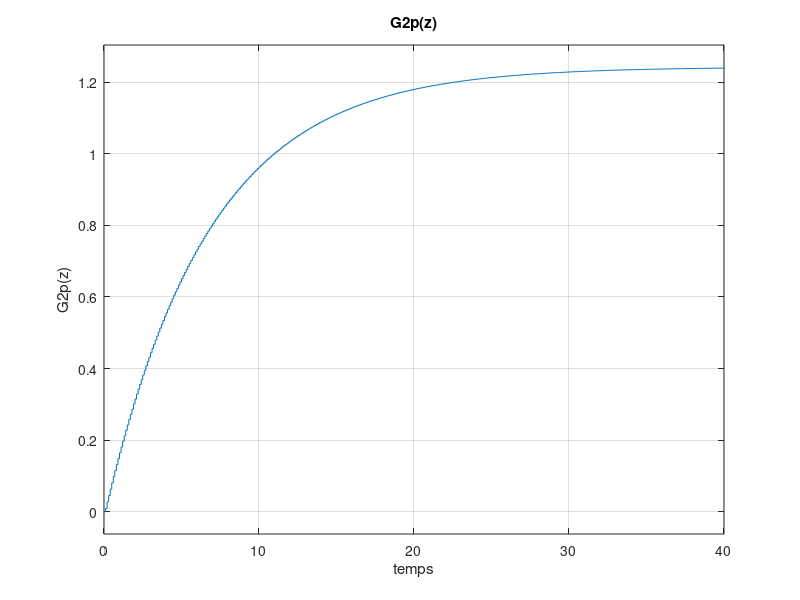
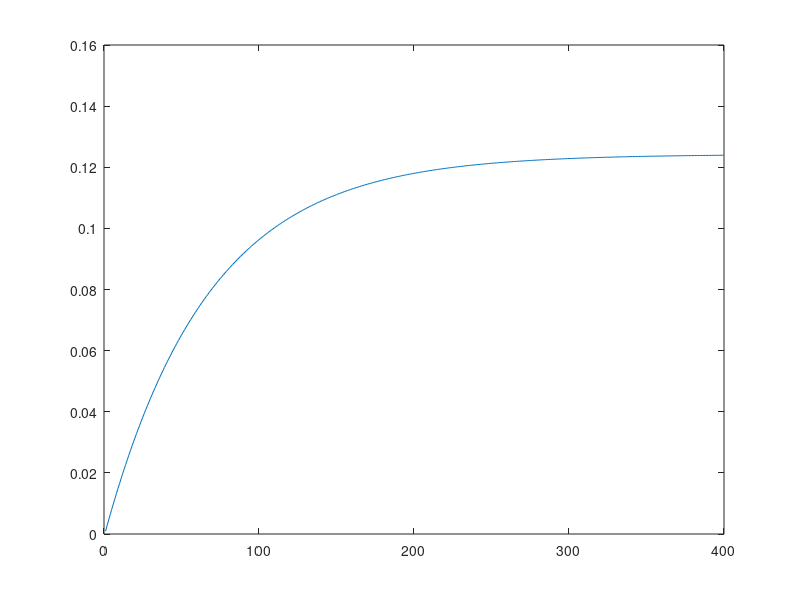
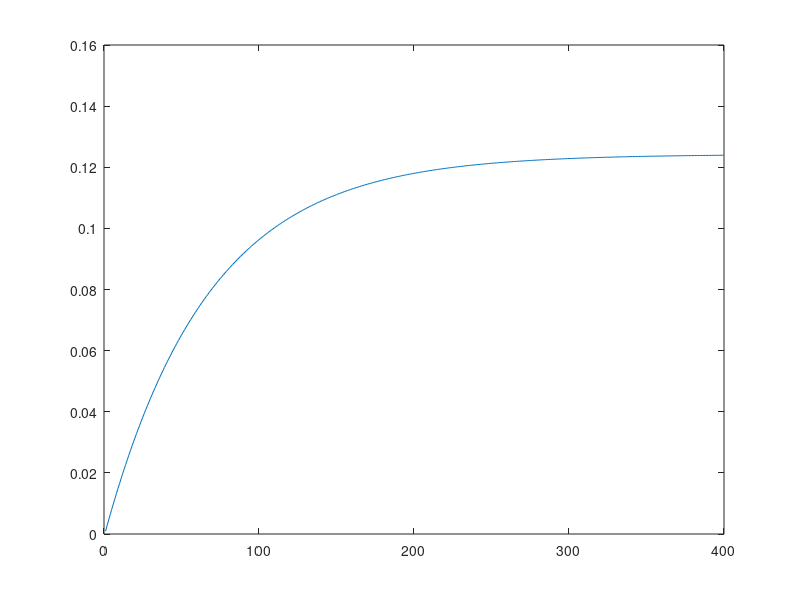
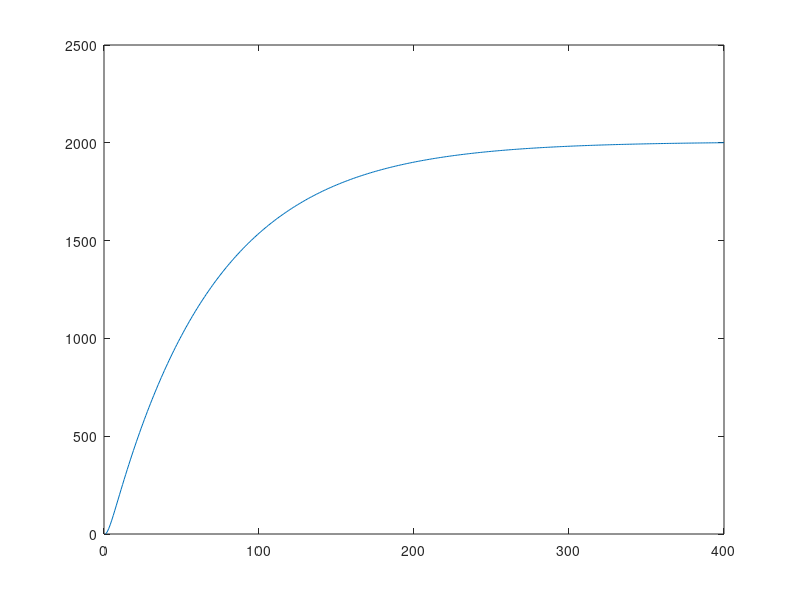

Reproduce these figures in MATLAB, in order.
clc;
clear;
close all;
%F1
T = 1/10;
K=0.5;
J=0.009;
R=3.4;
r=0.0125;
L=0.47;
d=0.15;
Km=150;
a=0.5*(K^2/(J*R));
Gm=tf([K/(J*R)], [1, K^2/(J*R), 0]);
C0 = tf([Km, Km*a], 1);
Gb = tf([(5/7)*9.81*(r/L)],[1, d, 0]);
Gth=feedback(C0*Gm,1);
%Gth=minreal(Gth,0.0001);
G = Gth*Gb;

%F2

%F3
G1pz =c2d(G, T, 'zoh');

G2pz = minreal(G1pz, 0.0001);

%F5

%Impulse G2pz

impulse(G2pz);
xlim([0.0 40])
xlabel('temps');
ylabel('G2p(z)');
title('G2p(z)');

[num, den] = tfdata(G2pz, 'v');

%Controllable form
Ac = [0 1 0; 0 0 1; -den(4) -den(3) -den(2)];
Bc = [0; 0; 1];
Cc = [num(4) num(3) num(2)];
Dc = 0;
sc = ss(Ac, Bc, Cc, Dc, T);
[Vc, Dc] = eig(Ac);
V_1c=inv(Vc);





y_kc = zeros(1,400);
x_0c=[0;0;0];
for i = 1:400
    phita = Vc*(Dc^i)*V_1c;
    phita_1 = Vc*(Dc^(i-1))*V_1c;
    x_k = phita*x_0c + phita_1*Bc;
    y_kc(i) = Cc*x_k;
end;
figure;
plot(y_kc);
    


%tm = Vo*(Do^k)*V_1o;
%CO = ctrb(sc);

%Observable Form
Ao = [0 0 -den(4); 1 0 -den(3); 0 1 -den(2)];
Bo = [num(4);num(3);num(2)];
Co = [0 0 1];
Do = 0;
so = ss(Ao, Bo, Co, Do, T);

[Vo, Do] = eig(Ao);
V_1o=inv(Vo);




y_ko = zeros(1,400);
x_0o=[0;0;0];
for i = 1:400
    phita = Vo*(Do^i)*V_1o;
    phita_1 = Vo*(Do^(i-1))*V_1o;
    x_k = phita*x_0o + phita_1*Bo;
    y_ko(i) = Co*x_k;
end;
figure;
plot(y_ko);

%F6

%Controllable form

y_kc2 = zeros(1,400);
x_0c2=[10;0;0];
for i = 1:400
    phita = Vc*(Dc^i)*V_1c;
    phita_1 = Vc*(Dc^(i-1))*V_1c;
    x_k = phita*x_0c2 + phita_1*Bc;
    y_kc2(i) = Cc*x_k;
end;
figure;
plot(y_kc2);
    


%Observable Form

y_ko2 = zeros(1,400);
x_0o2=[10;0;0];
for i = 1:400
    phita = Vo*(Do^i)*V_1o;
    phita_1 = Vo*(Do^(i-1))*V_1o;
    x_k = phita*x_0o2 + phita_1*Bo;
    y_ko2(i) = Co*x_k;
end;
plot(y_ko2);


%F7

[y0,t] = initial(sc, [10;0;0], 40);
[y1, t] = impulse(sc, 40);
yf = y0+y1*T;
figure;
plot(yf);



%G

delta = 0.8;
ts = 1;
wn = 4/(delta*ts);
wd = wn*sqrt(1-0.8^2);
p_z0 = 1;
p_z1 = 2*cos(wd*T)*exp(-delta*wn*T);
p_z2 = exp(-2*delta*wn*T);

%G3
vector_p_z = [1]  
